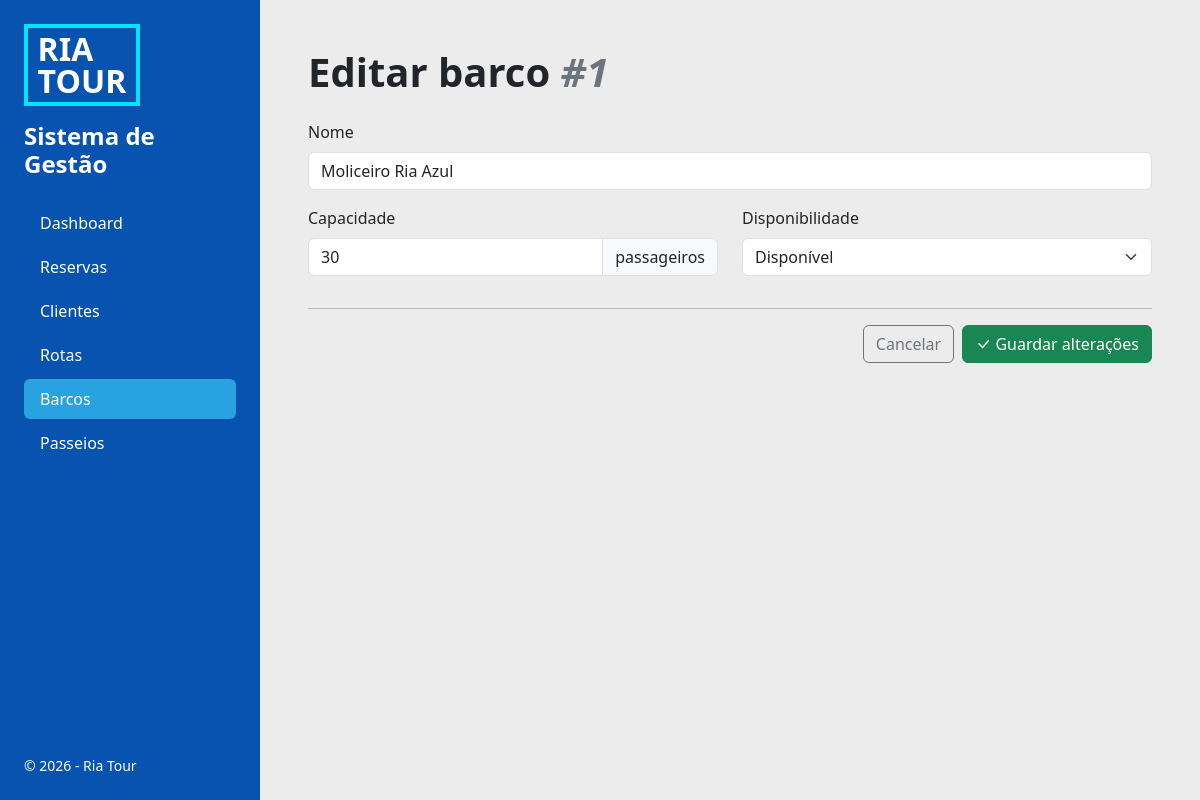
Screenshot of /index.php?page=boats&action=edit&id=1 with the database file from the repository.
### tables this page shows
CREATE TABLE `boat` (
  `id` INT NOT NULL AUTO_INCREMENT,
  `name` VARCHAR(50) NOT NULL,
  `capacity` INT NOT NULL,
  `is_available` TINYINT(1) NOT NULL DEFAULT 1,
  PRIMARY KEY (id),
  UNIQUE KEY uq_boat_name (name),
  CONSTRAINT chk_boat_capacity CHECK (capacity > 0)
);

### app/helpers.php (called while the page is built, shortened)
<?php
function e($value): string
{
    return htmlspecialchars((string) $value, ENT_QUOTES, 'UTF-8');
}
function view(string $name, array $data = []): void
{
    extract($data);
    require __DIR__ . "/views/layout/header.php";
    require __DIR__ . "/views/$name.php";
    require __DIR__ . "/views/layout/footer.php";
}

### app/controllers/BoatController.php (called while the page is built, shortened)
<?php
require_once __DIR__ . '/../models/Boat.php';
class BoatController
{
    public function edit(): void
    {
        view('boats/form', ['boat' => $this->findOrRedirect(), 'errors' => []]);
    }
    private function findOrRedirect(): array
    {
        $boat = Boat::find((int) ($_GET['id'] ?? 0));
        return $boat;
    }
}

### index.php (called while the page is built, shortened)
<?php
require_once __DIR__ . '/config/Database.php';
require_once __DIR__ . '/app/helpers.php';
$action = $_GET['action'] ?? 'index';
$controller = new $controllerName();
$controller->$action();

### config/Database.php (called while the page is built)
<?php
class Database
{
    private static ?PDO $pdo = null;
    public static function connect(): PDO
    {
        if (self::$pdo === null) {
            self::$pdo = new PDO(
                'mysql:host=localhost;dbname=bdRiaTour_AdonaiRodriguez_C27;charset=utf8mb4',
                'root',
                '',
                [
                    PDO::ATTR_ERRMODE            => PDO::ERRMODE_EXCEPTION,
                    PDO::ATTR_DEFAULT_FETCH_MODE => PDO::FETCH_ASSOC,
                ]
            );
        }
        return self::$pdo;
    }
}

### app/models/Boat.php (called while the page is built, shortened)
<?php
class Boat
{
    public static function find(int $id): ?array
    {
        $stmt = Database::connect()->prepare('SELECT * FROM boat WHERE id = ?');
        $stmt->execute([$id]);
        return $stmt->fetch() ?: null;
    }
}

### app/views/boats/form.php (the view, shortened to what this page needs)
<?php $isEdit = !empty($boat['id']); ?>
<h1 class="fw-bold mb-4">
    <?php if ($isEdit): ?>
        Editar barco <span class="text-secondary fst-italic">#<?= $boat['id'] ?></span>
    <?php else: ?>
        Adicionar barco
    <?php endif; ?>
</h1>
<form method="post" novalidate
      action="index.php?page=boats&action=<?= $isEdit ? 'update&id=' . $boat['id'] : 'store' ?>">
    <div class="mb-3">
        <label for="name" class="form-label">Nome</label>
        <input type="text" id="name" name="name" maxlength="50"
               value="<?= e($boat['name']) ?>"
               class="form-control <?= isset($errors['name']) ? 'is-invalid' : '' ?>"
               placeholder="Introduza o nome do barco...">
    </div>
    <div class="row">
        <div class="col-md-6 mb-3">
            <label for="capacity" class="form-label">Capacidade</label>
            <div class="input-group has-validation">
                <input type="number" id="capacity" name="capacity" min="1"
                       value="<?= e($boat['capacity']) ?>"
                       class="form-control <?= isset($errors['capacity']) ? 'is-invalid' : '' ?>">
                <span class="input-group-text">passageiros</span>
            </div>
        </div>
        <div class="col-md-6 mb-3">
            <label for="is_available" class="form-label">Disponibilidade</label>
            <select id="is_available" name="is_available" class="form-select">
                <option value="1" <?= $boat['is_available'] ? 'selected' : '' ?>>Disponível</option>
            </select>
        </div>
    </div>
    <hr>
    <div class="d-flex justify-content-end gap-2">
        <a href="index.php?page=boats" class="btn btn-outline-secondary">Cancelar</a>
        <button class="btn btn-success">
            <?php if ($isEdit): ?>
                <i class="bi bi-check-lg"></i> Guardar alterações
            <?php else: ?>
                <i class="bi bi-plus-lg"></i> Adicionar barco
            <?php endif; ?>
        </button>
    </div>
</form>

### assets/css/style.css (style rules this page uses)
body { background: #ececec; }

### rows the page displays
boat: id "1", name "Moliceiro Ria Azul", capacity "30", is_available "Disponível"

### other values shown
$label "Dashboard"
$label "Reservas"
$label "Clientes"
$label "Rotas"
$label "Barcos"
$label "Passeios"
